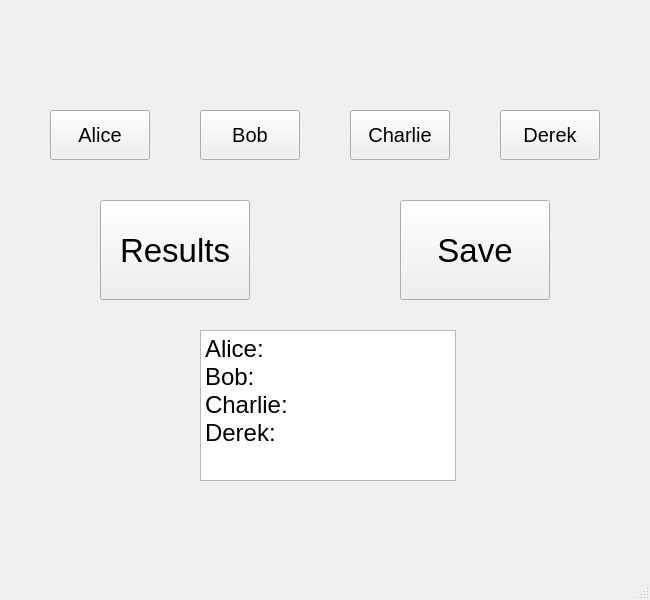
<?xml version="1.0" encoding="UTF-8"?>
<ui version="4.0">
 <class>MainWindow</class>
 <widget class="QMainWindow" name="MainWindow">
  <property name="geometry">
   <rect>
    <x>0</x>
    <y>0</y>
    <width>650</width>
    <height>600</height>
   </rect>
  </property>
  <property name="windowTitle">
   <string>MainWindow</string>
  </property>
  <widget class="QWidget" name="centralwidget">
   <widget class="QPushButton" name="voteAlice">
    <property name="geometry">
     <rect>
      <x>50</x>
      <y>110</y>
      <width>100</width>
      <height>50</height>
     </rect>
    </property>
    <property name="font">
     <font>
      <pointsize>15</pointsize>
     </font>
    </property>
    <property name="text">
     <string>Alice</string>
    </property>
   </widget>
   <widget class="QPushButton" name="voteBob">
    <property name="geometry">
     <rect>
      <x>200</x>
      <y>110</y>
      <width>100</width>
      <height>50</height>
     </rect>
    </property>
    <property name="font">
     <font>
      <pointsize>15</pointsize>
     </font>
    </property>
    <property name="text">
     <string>Bob</string>
    </property>
   </widget>
   <widget class="QPushButton" name="voteCharlie">
    <property name="geometry">
     <rect>
      <x>350</x>
      <y>110</y>
      <width>100</width>
      <height>50</height>
     </rect>
    </property>
    <property name="font">
     <font>
      <pointsize>15</pointsize>
     </font>
    </property>
    <property name="text">
     <string>Charlie</string>
    </property>
   </widget>
   <widget class="QPushButton" name="voteDerek">
    <property name="geometry">
     <rect>
      <x>500</x>
      <y>110</y>
      <width>100</width>
      <height>50</height>
     </rect>
    </property>
    <property name="font">
     <font>
      <pointsize>15</pointsize>
     </font>
    </property>
    <property name="text">
     <string>Derek</string>
    </property>
   </widget>
   <widget class="QPushButton" name="resultsButton">
    <property name="geometry">
     <rect>
      <x>100</x>
      <y>200</y>
      <width>150</width>
      <height>100</height>
     </rect>
    </property>
    <property name="font">
     <font>
      <pointsize>25</pointsize>
     </font>
    </property>
    <property name="text">
     <string>Results</string>
    </property>
   </widget>
   <widget class="QPushButton" name="saveButton">
    <property name="geometry">
     <rect>
      <x>400</x>
      <y>200</y>
      <width>150</width>
      <height>100</height>
     </rect>
    </property>
    <property name="font">
     <font>
      <pointsize>25</pointsize>
     </font>
    </property>
    <property name="text">
     <string>Save</string>
    </property>
   </widget>
   <widget class="QTextBrowser" name="textBrowser">
    <property name="geometry">
     <rect>
      <x>200</x>
      <y>330</y>
      <width>256</width>
      <height>151</height>
     </rect>
    </property>
    <property name="html">
     <string>&lt;!DOCTYPE HTML PUBLIC &quot;-//W3C//DTD HTML 4.0//EN&quot; &quot;http://www.w3.org/TR/REC-html40/strict.dtd&quot;&gt;
&lt;html&gt;&lt;head&gt;&lt;meta name=&quot;qrichtext&quot; content=&quot;1&quot; /&gt;&lt;style type=&quot;text/css&quot;&gt;
p, li { white-space: pre-wrap; }
&lt;/style&gt;&lt;/head&gt;&lt;body style=&quot; font-family:'MS Shell Dlg 2'; font-size:6.6pt; font-weight:400; font-style:normal;&quot;&gt;
&lt;p style=&quot; margin-top:0px; margin-bottom:0px; margin-left:0px; margin-right:0px; -qt-block-indent:0; text-indent:0px;&quot;&gt;&lt;span style=&quot; font-size:18pt;&quot;&gt;Alice:&lt;/span&gt;&lt;/p&gt;
&lt;p style=&quot; margin-top:0px; margin-bottom:0px; margin-left:0px; margin-right:0px; -qt-block-indent:0; text-indent:0px;&quot;&gt;&lt;span style=&quot; font-size:18pt;&quot;&gt;Bob:&lt;/span&gt;&lt;/p&gt;
&lt;p style=&quot; margin-top:0px; margin-bottom:0px; margin-left:0px; margin-right:0px; -qt-block-indent:0; text-indent:0px;&quot;&gt;&lt;span style=&quot; font-size:18pt;&quot;&gt;Charlie:&lt;/span&gt;&lt;/p&gt;
&lt;p style=&quot; margin-top:0px; margin-bottom:0px; margin-left:0px; margin-right:0px; -qt-block-indent:0; text-indent:0px;&quot;&gt;&lt;span style=&quot; font-size:18pt;&quot;&gt;Derek:&lt;/span&gt;&lt;/p&gt;&lt;/body&gt;&lt;/html&gt;</string>
    </property>
   </widget>
  </widget>
  <widget class="QMenuBar" name="menubar">
   <property name="geometry">
    <rect>
     <x>0</x>
     <y>0</y>
     <width>650</width>
     <height>26</height>
    </rect>
   </property>
  </widget>
  <widget class="QStatusBar" name="statusbar"/>
 </widget>
 <resources/>
 <connections/>
</ui>
